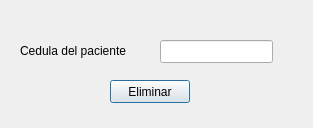
<?xml version="1.0" encoding="UTF-8"?>
<ui version="4.0">
 <class>Dialog</class>
 <widget class="QDialog" name="Dialog">
  <property name="geometry">
   <rect>
    <x>0</x>
    <y>0</y>
    <width>313</width>
    <height>128</height>
   </rect>
  </property>
  <property name="windowTitle">
   <string>Eliminar paciente</string>
  </property>
  <widget class="QLabel" name="label">
   <property name="geometry">
    <rect>
     <x>20</x>
     <y>40</y>
     <width>131</width>
     <height>21</height>
    </rect>
   </property>
   <property name="text">
    <string>Cedula del paciente</string>
   </property>
  </widget>
  <widget class="QLineEdit" name="Cedula">
   <property name="geometry">
    <rect>
     <x>160</x>
     <y>40</y>
     <width>113</width>
     <height>23</height>
    </rect>
   </property>
  </widget>
  <widget class="QPushButton" name="Eliminar">
   <property name="geometry">
    <rect>
     <x>110</x>
     <y>80</y>
     <width>80</width>
     <height>23</height>
    </rect>
   </property>
   <property name="text">
    <string>Eliminar</string>
   </property>
  </widget>
 </widget>
 <tabstops>
  <tabstop>Cedula</tabstop>
  <tabstop>Eliminar</tabstop>
 </tabstops>
 <resources/>
 <connections/>
</ui>
